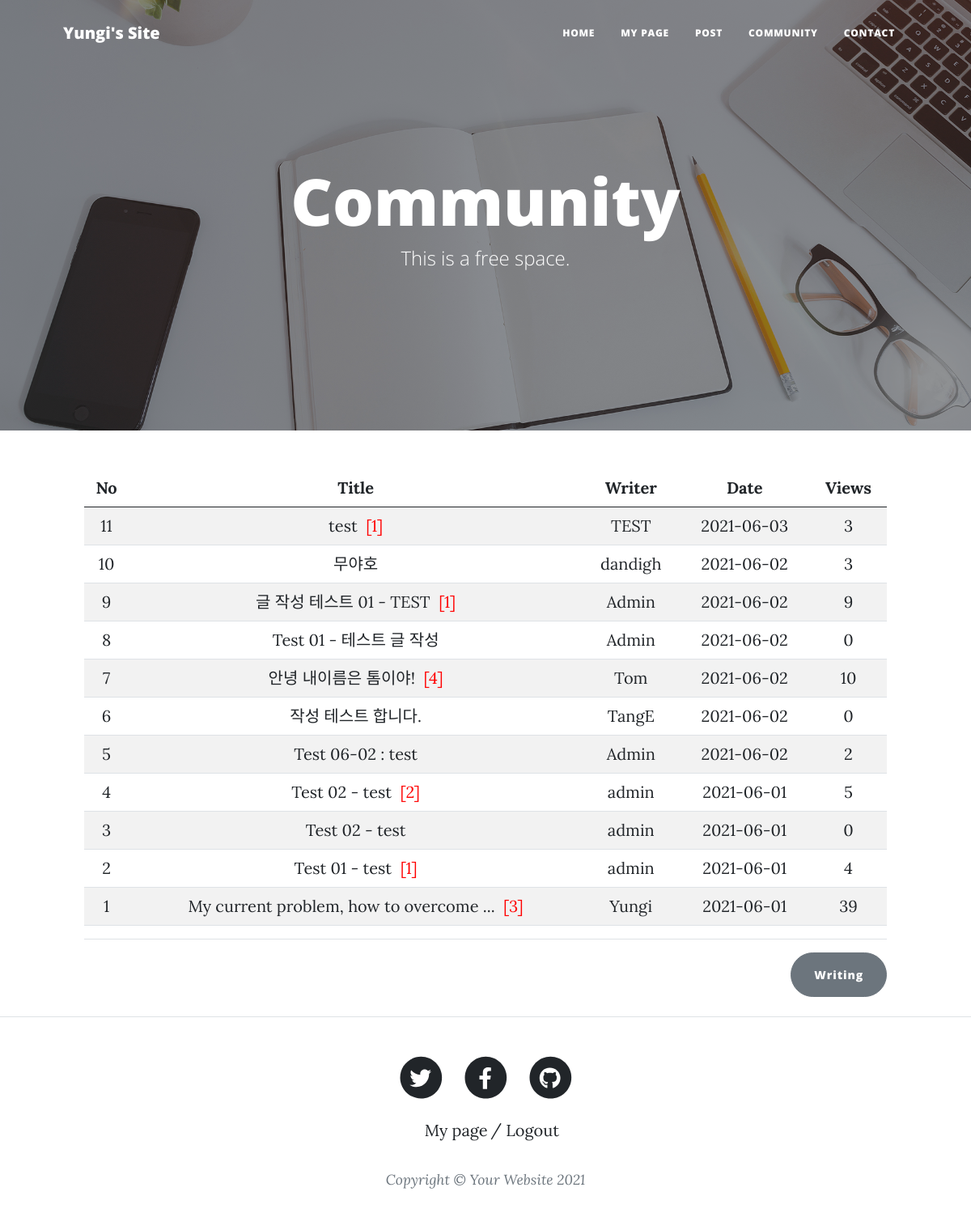
The app's page /dist/community.php (signed in) with its own data.
### tables this page shows
CREATE TABLE `article` (
  `id` int(100) unsigned NOT NULL AUTO_INCREMENT,
  `title` varchar(100) NOT NULL,
  `contents` text NOT NULL,
  `regDate` datetime DEFAULT current_timestamp(),
  `updateDate` datetime DEFAULT NULL,
  `nickname` varchar(100) NOT NULL,
  `views` int(100) DEFAULT 0,
  PRIMARY KEY (`id`)
);

### dist/community.php (the view, shortened to what this page needs)
<!DOCTYPE html>
<html lang="en">
    <head>
        <?php
            include "imports/head.php";
         ?>
    </head>
<?php
    $sql = "select * from article order by id desc";
    $rs = mysqli_query($myConn, $sql);
    $articles = [];
    while($article = mysqli_fetch_assoc($rs)){
        $articles[] = $article;
    }
?>
    <body>
        <?php
            include "imports/navigation.php";
         ?>
        <header class="masthead" style="background-image: url('assets/img/home-bg.jpg')">
            <div class="container position-relative px-4 px-lg-5">
                <div class="row gx-4 gx-lg-5 justify-content-center">
                    <div class="col-md-10 col-lg-8 col-xl-7">
                        <div class="site-heading">
                        <h1>Community</h1>
                            <span class="subheading"> This is a free space.</span>
                        </div>
                    </div>
                </div>
            </div>
        </header>
<main class="mb-4">
                <div class="row gx-4 gx-lg-5 justify-content-center">
                    <div class="col-md-10 col-lg-8 col-xl-10">
                        <table class="table table-striped">
                            <thead>
                                <tr>
                                    <th style="text-align:center;">No</th>
                                    <th style="text-align:center;">Title</th>
                                    <th style="text-align:center;">Writer</th>
                                    <th style="text-align:center;" ><div class="dateClass">Date</div></th>
                                    <th style="text-align:center;">Views</th>
                                </tr>
                            </thead>
                            <tbody>
                            <?php foreach($articles as $article){
                                $id = $article['id'];
                                $title = $article['title'];?>
                                <tr>
                                    <td style="text-align:center;"><?=$article['id']?></td>
                                    <td style="text-align:center;"><a href="detail.php?id=<?=$article['id']?>">
                                    <?=substr("$title",0,35);?>
                                    <?php if(strlen("$title")>=35){?>
                                    ...
                                    <?php }  $sql = "SELECT COUNT(*) as count FROM reply WHERE relId = $id and reltypeCode = 'article'";
                                            $rs = mysqli_query($myConn, $sql);
                                            $count = mysqli_fetch_assoc($rs);
                                    if($count['count'] != 0){?>
                                    <div style="display: inline-block; color:red;">&nbsp;[<?=$count['count']?>]</div>
                                    <?php } ?>
                                    </a>
                                    </td>
                                    <td style="text-align:center;"><?=$article['nickname']?></td>
                                    <td style="text-align:center;"><div class="dateClass"><?=substr($article['regDate'],0,10)?></div></td>
                                    <td style="text-align:center;"><?=$article['views']?></td>
                                </tr>
                                <?php   } ?>
                            </tbody>
                        </table>
                         <hr/>
                         <div style="text-align:right;"><button type="button"  onclick = "location.href = 'write.php' " class="btn btn-secondary" style="border-radius: 30px;">Writing</button></div>
                    </div>
                </div>
        </main>
        <?php include "imports/footer.php" ?>
    </body>
</html>

### records on screen
article: id "11", title "test", count "1", nickname "TEST", regDate "2021-06-03", views "3"
article: id "10", title "무야호", nickname "dandigh", regDate "2021-06-02", views "3"
article: id "9", title "글 작성 테스트 01 - TEST", count "1", nickname "Admin", regDate "2021-06-02", views "9"
article: id "8", title "Test 01 - 테스트 글 작성", nickname "Admin", regDate "2021-06-02", views "0"
article: id "7", title "안녕 내이름은 톰이야!", count "4", nickname "Tom", regDate "2021-06-02", views "10"
article: id "6", title "작성 테스트 합니다.", nickname "TangE", regDate "2021-06-02", views "0"
article: id "5", title "Test 06-02 : test", nickname "Admin", regDate "2021-06-02", views "2"
article: id "4", title "Test 02 - test", count "2", nickname "admin", regDate "2021-06-01", views "5"
article: id "3", title "Test 02 - test", nickname "admin", regDate "2021-06-01", views "0"
article: id "2", title "Test 01 - test", count "1", nickname "admin", regDate "2021-06-01", views "4"
article: id "1", title "My current problem, how to overcome", count "3", nickname "Yungi", regDate "2021-06-01", views "39"
